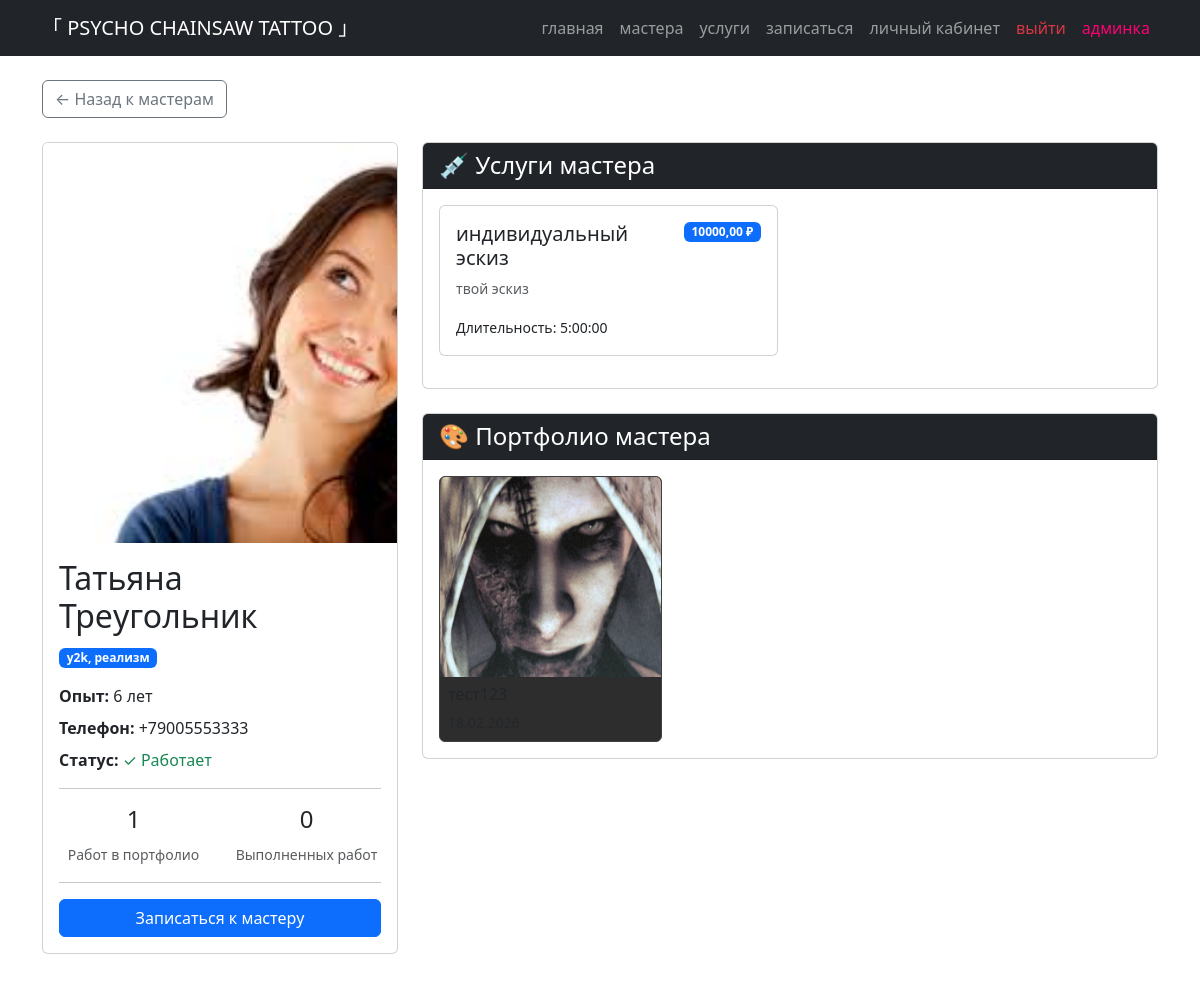
The app's page /master/3/ (signed in) with its own data.
### main/models.py (models this page shows, shortened)
class Master(models.Model):
    user = models.OneToOneField(User, on_delete=models.CASCADE, verbose_name="Пользователь", null=True, blank=True)
    name = models.CharField("Имя", max_length=100)
    specialty = models.CharField("Специализация", max_length=200, help_text="Например: традиция, реализм, киберсигилизм")
    experience = models.PositiveIntegerField("Опыт (лет)", default=1)
    phone = models.CharField("Телефон", max_length=20)
    photo = models.ImageField("Фото", upload_to='masters/', null=True, blank=True)
    is_active = models.BooleanField("Работает", default=True)
    class Meta:
        verbose_name = "Мастер"
        verbose_name_plural = "Мастера"

class Service(models.Model):
    name = models.CharField("Название услуги", max_length=150)
    description = models.TextField("Описание")
    price = models.DecimalField("Цена (₽)", max_digits=10, decimal_places=2)
    duration = models.DurationField("Длительность", help_text="Формат ЧЧ:ММ:СС")
    masters = models.ManyToManyField(Master, related_name='services', verbose_name="Кто выполняет")
    class Meta:
        verbose_name = "Услуга"
        verbose_name_plural = "Услуги"

class MasterWork(models.Model):
    master = models.ForeignKey(Master, on_delete=models.CASCADE, related_name='portfolio', verbose_name="Мастер")
    title = models.CharField("Название работы", max_length=200)
    description = models.TextField("Описание", blank=True, null=True)
    image = models.ImageField("Фото работы", upload_to='portfolio/')
    created_at = models.DateTimeField("Дата добавления", auto_now_add=True)
    category = models.CharField("Категория", max_length=100, blank=True, null=True,
                                help_text="Например: реализм, традиция, графика")
    body_part = models.CharField("Часть тела", max_length=100, blank=True, null=True,
                                help_text="Например: рука, нога, спина")
    class Meta:
        verbose_name = "Работа мастера"
        verbose_name_plural = "Портфолио мастеров"
        ordering = ['-created_at']

### main/views.py (the view)
# urls.py: path('master/<int:master_id>/', views.master_detail, name='master_detail'),
def master_detail(request, master_id):
    master = get_object_or_404(Master, id=master_id, is_active=True)
    portfolio = MasterWork.objects.filter(master=master).order_by('-created_at')
    services = Service.objects.filter(masters=master)
    works_count = portfolio.count()
    completed_appointments = Appointment.objects.filter(master=master, status='completed').count()
    context = {
        'master': master,
        'portfolio': portfolio,
        'services': services,
        'works_count': works_count,
        'completed_appointments': completed_appointments,
    }
    return render(request, 'main/master_detail.html', context)

### templates/main/master_detail.html (shortened to what this page needs)
{% extends 'base.html' %}
{% load static %}
{% block content %}
<div class="mb-4">
    <a href="{% url 'masters' %}" class="btn btn-outline-secondary">
        ← Назад к мастерам
    </a>
</div>
<div class="row mb-5">
    <div class="col-md-4">
        <div class="card">
            {% if master.photo %}
            <img src="{{ master.photo.url }}" class="card-img-top" alt="{{ master.name }}" style="height: 400px; object-fit: cover;">
            {% else %}
            <div class="bg-secondary d-flex align-items-center justify-content-center" style="height: 400px;">
                <span class="display-1">👤</span>
            </div>
            {% endif %}
            <div class="card-body">
                <h2 class="card-title">{{ master.name }}</h2>
                <p class="badge bg-primary mb-3">{{ master.specialty }}</p>
                <ul class="list-unstyled">
                    <li class="mb-2">
                        <strong>Опыт:</strong> {{ master.experience }} лет
                    </li>
                    <li class="mb-2">
                        <strong>Телефон:</strong> {{ master.phone }}
                    </li>
                    <li class="mb-2">
                        <strong>Статус:</strong>
                        {% if master.is_active %}
                        <span class="text-success">✓ Работает</span>
                        {% else %}
                        <span class="text-danger">✗ В отпуске</span>
                        {% endif %}
                    </li>
                </ul>
                <hr>
                <div class="row text-center">
                    <div class="col-6">
                        <h4>{{ works_count }}</h4>
                        <small class="text-muted">Работ в портфолио</small>
                    </div>
                    <div class="col-6">
                        <h4>{{ completed_appointments }}</h4>
                        <small class="text-muted">Выполненных работ</small>
                    </div>
                </div>
                <hr>
                <a href="{% url 'book_appointment' %}" class="btn btn-primary w-100">
                    Записаться к мастеру
                </a>
            </div>
        </div>
    </div>
    <div class="col-md-8">
        {% if services %}
        <div class="card mb-4">
            <div class="card-header bg-dark text-white">
                <h4 class="mb-0">💉 Услуги мастера</h4>
            </div>
            <div class="card-body">
                <div class="row">
                    {% for service in services %}
                    <div class="col-md-6 mb-3">
                        <div class="card h-100">
                            <div class="card-body">
                                <div class="d-flex justify-content-between align-items-start">
                                    <h5 class="card-title">{{ service.name }}</h5>
                                    <span class="badge bg-primary">{{ service.price }} ₽</span>
                                </div>
                                <p class="card-text small text-muted">{{ service.description|truncatewords:15 }}</p>
                                <p class="card-text"><small>Длительность: {{ service.duration }}</small></p>
                            </div>
                        </div>
                    </div>
                    {% endfor %}
                </div>
            </div>
        </div>
        {% endif %}
        <div class="card">
            <div class="card-header bg-dark text-white">
                <h4 class="mb-0">🎨 Портфолио мастера</h4>
            </div>
            <div class="card-body">
                {% if portfolio %}
                <div class="row g-3">
                    {% for work in portfolio %}
                    <div class="col-md-4 col-sm-6">
                        <div class="card h-100 work-card">
                            <div class="image-container">
                                {% if work.image %}
                                <img src="{{ work.image.url }}" class="card-img-top" alt="{{ work.title }}"
                                     style="height: 200px; object-fit: cover; cursor: pointer;"
                                     onclick="openModal('{{ work.image.url }}', '{{ work.title|escapejs }}', '{{ master.name|escapejs }}', '{{ work.description|escapejs }}')">
                                {% endif %}
                            </div>
                            <div class="card-body p-2">
                                <h6 class="card-title">{{ work.title|truncatechars:25 }}</h6>
                                <div class="d-flex justify-content-between align-items-center">
                                    <small class="text-muted">{{ work.created_at|date:"d.m.Y" }}</small>
                                </div>
                            </div>
                        </div>
                    </div>
                    {% endfor %}
                </div>
                {% else %}
                <p class="text-muted text-center py-4">
                    У мастера пока нет работ в портфолио
                </p>
                {% endif %}
            </div>
        </div>
    </div>
</div>
{% endblock %}

### templates/main/master_detail.html (style rules this page uses)
.work-card { transition: transform 0.2s; border: 1px solid #404040; background-color: #2d2d2d; }
.image-container { position: relative; overflow: hidden; border-radius: 5px 5px 0 0; }

### records on screen
Master: photo (picture), name "Татьяна Треугольник", specialty "y2k, реализм", experience "6", phone "+79005553333"
Service: name "индивидуальный эскиз", price "10000,00", description "твой эскиз", duration "5:00:00"
MasterWork: image (picture)

### other values on screen
{{ works_count }} "1"
{{ completed_appointments }} "0"
